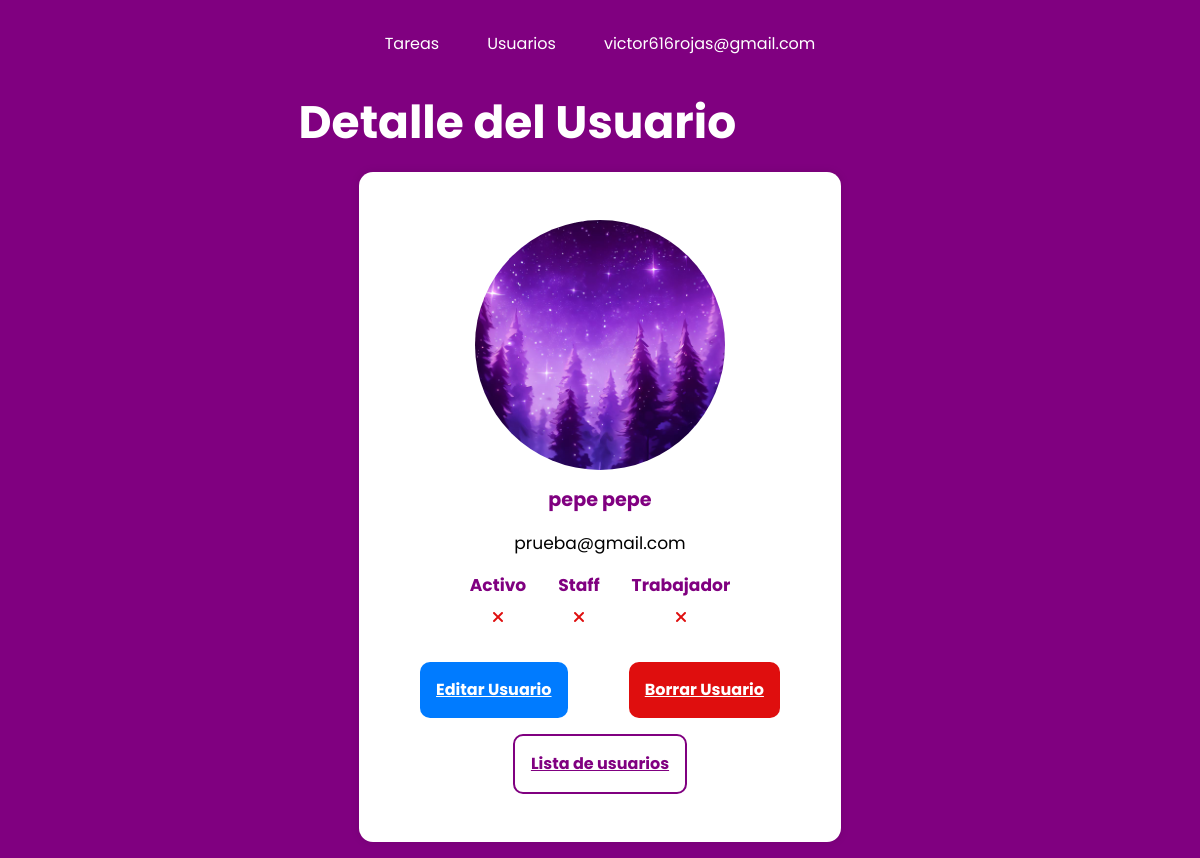
Page /users/detail/17/ (signed in) on the committed database.
### users/models.py (models this page shows, shortened)
class CustomUser(AbstractBaseUser, PermissionsMixin):
    email = models.EmailField(unique=True)  # Campo de correo electrónico único
    password = models.CharField(max_length=128)  # Campo de contraseña
    first_name = models.CharField(max_length=30, blank=True)  # Campo de nombre
    last_name = models.CharField(max_length=30, blank=True)  # Campo de apellido
    date_joined = models.DateTimeField(default=timezone.now)  # Campo de fecha de registro
    is_active = models.BooleanField(default=True)  # Indica si el usuario está activo
    is_staff = models.BooleanField(default=False)  # Indica si el usuario es miembro del staff
    is_worker = models.BooleanField(default=False)  # Indica si el usuario es trabajador
    profile_picture = models.ImageField(upload_to='users/images/profile_pictures/', blank=True, null=True)
    objects = CustomUserManager()  # Instanciamos nuestro administrador personalizado
    USERNAME_FIELD = "email"  # Campo que se usará como nombre de usuario (correo electrónico)
    REQUIRED_FIELDS = []  # Campos adicionales requeridos al crear un superusuario

### users/views.py (the view)
# urls.py: path('detail/<int:user_id>/', views.user_detail, name='user_detail'),
@login_required(login_url="/users/login/")
def user_detail(request, user_id):
    user = get_object_or_404(CustomUser, pk=user_id)
    is_not_current_user = request.user != user
    context = {
        'user': user,
        'is_not_current_user': is_not_current_user,
    }
    return render(request, "users/user_detail.html", context)

### users/templates/users/user_detail.html (shortened to what this page needs)
{% extends "base.html" %}
{% load static %}
{% block css %}
    <link rel="stylesheet" type="text/css" href="{% static 'users/css/style.css' %}">
{% endblock %}
{% block content %}
  <section class="card-container">
    <h1 class="fs-6">Detalle del Usuario</h1>
        <div class="user-card">
            <div class="user-detail">
                <div class="user-detail__profile-picture">
                    {% if user.profile_picture %}
                    <img src="{{ user.profile_picture.url }}" alt="{{ user.first_name }} {{ user.last_name }}">
                    {% else %}
                    <p class="profile-picture-placeholder">No hay foto de perfil disponible.</p>
                    {% endif %}
                </div>
                <div class="user-detail__info">
                    <div class="user-detail__info__layer">
                        <p class="info-name fs-2">{{ user.first_name}} {{ user.last_name}}</p>
                    </div>
                    <div class="user-detail__info__layer">
                        <p class="info-email fs-1">{{user.email}}</p>
                    </div>
                    <div class="user-detail__info__layer">
                    <div class="info-pair">
                        <strong class="fs-1">Activo</strong>
                        {% if user.is_active %}
                        <p><i class="fa-solid fa-check status-cell__ticket"></i></p>
                        {% else %}
                        <p><i class="fa-solid fa-xmark status-cell__cross"></i></p>
                        {% endif %}
                    </div>
                    <div class="info-pair">
                        <strong class="fs-1">Staff</strong>
                        {% if user.is_staff %}
                        <p><i class="fa-solid fa-check status-cell__ticket"></i></p>
                        {% else %}
                        <p><i class="fa-solid fa-xmark status-cell__cross"></i></p>
                        {% endif %}
                    </div>
                    <div class="info-pair">
                        <strong class="fs-1">Trabajador</strong>
                        {% if user.is_worker %}
                        <p><i class="fa-solid fa-check status-cell__ticket"></i></p>
                        {% else %}
                        <p><i class="fa-solid fa-xmark status-cell__cross"></i></p>
                        {% endif %}
                    </div>
                    </div>
                </div>
            </div>
        <div class="container-actions">
            <a class="btn btn-edit" href="{% url 'user_update' user.id %}">Editar Usuario</a>
            {% if is_not_current_user %}
            <a class="btn btn-delete" href="#" id="delete-user">Borrar Usuario</a>
            {% endif %}
            <a class="btn btn-return" href="{% url 'user_list' %}">Lista de usuarios</a>
        </div>
    </div>
  </section>
{% endblock %}

### taskmaster/templates/base.html (shortened to what this page needs)
{% load static %}
<!DOCTYPE html>
<html lang="es">
<head>
    <link rel="stylesheet" type="text/css" href="{% static 'css/main.css' %}" />
    <link rel="stylesheet" href="https://cdnjs.cloudflare.com/ajax/libs/font-awesome/6.4.2/css/all.min.css" />
    {% block css %}{% endblock %}
</head>
<body>
    {% if request.user.is_authenticated %}
    <header class="primary-header flex">
        <nav>
            <ul id="primary-navigation" data-visible="false" class="primary-navigation flex">
                <li class="active"><a href="{% url 'list_tasks' %}">Tareas</a></li>
                {% if request.user.is_staff %}
                <li class="active"><a href="{% url 'user_list' %}">Usuarios</a></li>
                {% endif %}
                <li id="perfil-trigger">
                    <div class="dropdown">
                        <button id="dropdown-button" class="dropbtn">
                            {{ request.user.email }}
                        </button>
                    </div>
                </li>
            </ul>
        </nav>
    </header>
    {% endif %}
    <main>{% block content %}{% endblock %}</main>
</body>
</html>

### taskmaster/static/css/main.css (style rules this page uses)
:root { --clr-white: rgb(255, 255, 255); --clr-neutral-400: rgb(3, 3, 3); --clr-accent-700: rgb(128, 0, 128); --clr-gradient-accent: rgb(182, 0, 136); --clr-complete: rgb(0, 117, 16); --clr-incomplete: rgb(223, 14, 14); --clr-btn-edit: rgb(0, 123, 255); --clr-btn-delete: rgb(223, 14, 14); --clr-btn-edit-hover: rgba(0, 123, 255, 0.8); --clr-btn-delete-hover: rgba(223, 14, 14, 0.8); --bg-clr: rgb(250, 250, 250); --ff-primary: "Poppins", Arial, Helvetica, sans-serif; --fw-regular: 400; --fw-semi-bold: 600; --fw-bold: 700; --fs-1: clamp(0.75rem, calc(0.55rem + 0.69vw), 1.19rem); --fs-2: clamp(0.78rem, calc(0.59rem + 0.81vw), 1.4rem); --fs-3: clamp(0.88rem, calc(0.69rem + 1.06vw), 1.75rem); --fs-4: clamp(1.05rem, calc(0.81rem + 1.38vw), 2.19rem); --fs-5: clamp(1.26rem, calc(0.95rem + 1.79vw), 2.73rem); --fs-6: clamp(1.51rem, calc(1.11rem + 2.31vw), 3.42rem); --fs-7: clamp(1.81rem, calc(1.29rem + 2.98vw), 4.27rem); --fs-8: clamp(2.18rem, calc(1.51rem + 3.83vw), 5.34rem); --fs-btn-1: clamp(1rem, calc(1rem + 0.05vw), 1.19rem); }
*, *::before, *::after { box-sizing: border-box; }
* { margin: 0; padding: 0; font: inherit; }
html { scroll-behavior: smooth; scroll-padding-top: var(--scroll-padding, 75px); }
body { line-height: 1.5; background-color: var(--clr-accent-700); font-family: var(--ff-primary); }
h1, h2, p { color: var(--clr-neutral); }
img, picture, video, canvas, svg { display: block; max-width: 100%; object-fit: cover; }
.fs-1 { font-size: var(--fs-1); }
.fs-2 { font-size: var(--fs-2); }
.fs-6 { font-size: var(--fs-6); }
.flex { display: flex; gap: var(--gap, 1rem); }
.primary-header { align-items: center; justify-content: center; }
.primary-navigation { list-style: none; padding: 0; margin: 0; }
.primary-navigation a { text-decoration: none; color: var(--clr-white); }
@media (min-width: 35em) { .primary-navigation { --gap: clamp(1.5rem, 5vw, 3rem); padding-block: 2rem; padding-inline: clamp(3rem, 8vw, 10rem); } }
.dropbtn { background-color: transparent; color: var(--clr-white); border: none; cursor: pointer; }
.dropdown { position: relative; display: inline-block; }
h1 { font-weight: var(--fw-bold); color: var(--clr-white); }
.container-actions { display: flex; flex-wrap: wrap; gap: 1rem; margin-block: 1rem; justify-content: space-evenly; width: 100%; padding-inline: 1rem; }
.container-actions a { color: var(--clr-white); }
.container-actions .btn-return { background-color: transparent; border: 2px solid var(--clr-accent-700); color: var(--clr-accent-700); }
.btn { color: purple; font-weight: bold; padding: 1rem; background-color: var(--clr-white); border-radius: 10px; text-align: center; cursor: pointer; }
.btn-edit { background-color: var(--clr-btn-edit); }
.btn-delete { background-color: var(--clr-btn-delete); }
.status-cell__cross { color: var(--clr-incomplete); }

### users/static/users/css/style.css (style rules this page uses)
:root { --clr-white: rgb(255, 255, 255); --clr-accent-700: rgb(128, 0, 128); --fw-bold: 700; }
.card-container { width: min(100% - 3rem, 60ch); margin-inline: auto; }
.user-card { display: flex; background-color: var(--clr-white); border-radius: 14px; box-shadow: 0px 0px 10px rgba(0, 0, 0, 0.1); overflow: hidden; justify-content: center; align-items: center; flex-direction: column; width: 80%; margin-inline: auto; margin-block: 1rem; padding-block: 2rem; }
.user-detail { display: flex; flex-direction: column; gap: 1rem; padding-inline: 1rem; padding-top: 1rem; align-items: center; }
.user-detail__profile-picture img { width: 250px; height: 250px; object-fit: cover; border-radius: 50%; object-position: center; }
.user-detail__info { display: flex; gap: 1rem; flex-direction: column; }
.user-detail__info__layer { display: flex; justify-content: center; flex-wrap: wrap; }
.info-pair { display: flex; flex-direction: column; align-items: center; margin: 0 1rem; }
.info-pair strong { text-align: center; margin-bottom: 0.5rem; }
.info-pair strong { font-weight: var(--fw-bold); color: var(--clr-accent-700); }
.info-name { font-weight: var(--fw-bold); color: var(--clr-accent-700); }

### rows in the picture
CustomUser: user.email "victor616rojas@gmail.com"
CustomUser: profile_picture (picture), first_name "pepe", last_name "pepe", email "prueba@gmail.com"
